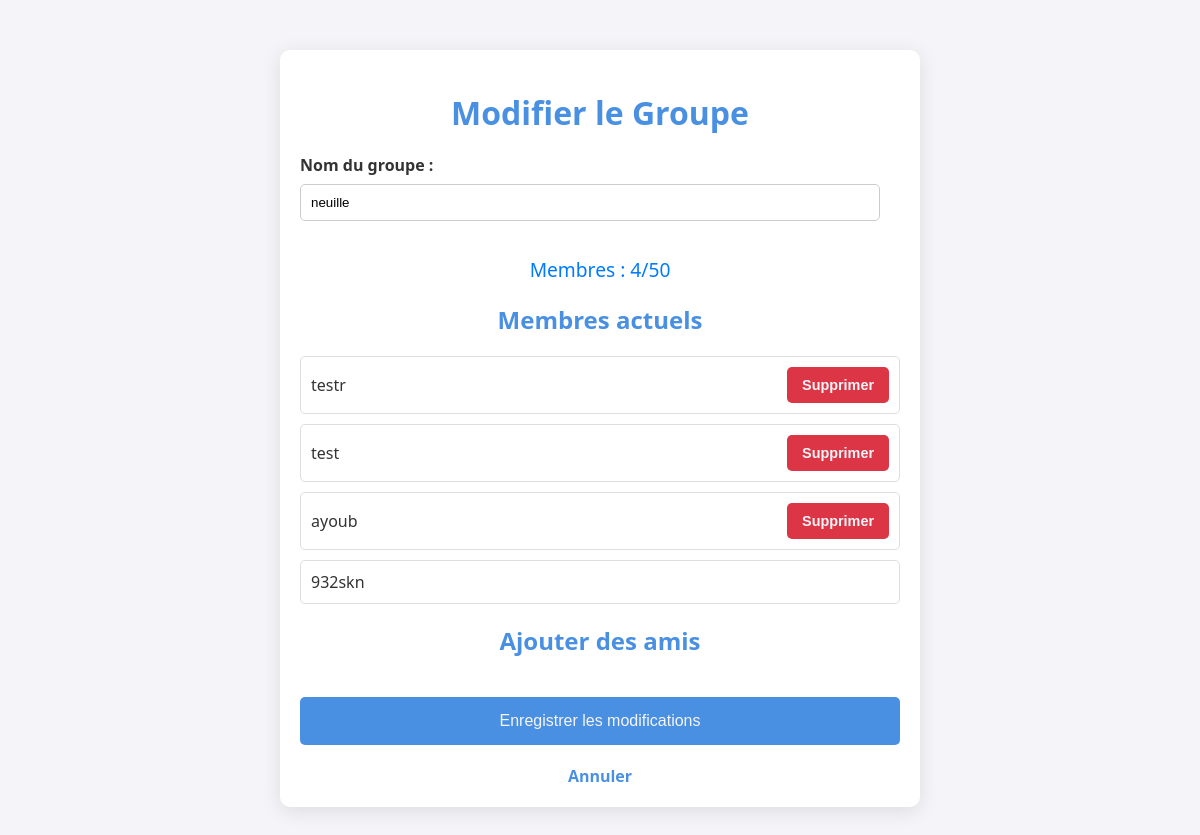
/group/5/edit (signed in), run on the app's committed database.
### models.py (models this page shows)
class Group(db.Model):
    id = db.Column(db.Integer, primary_key=True)
    name = db.Column(db.String(100), nullable=False)
    admin_id = db.Column(db.Integer, db.ForeignKey('user.id'), nullable=False)
    admin = db.relationship('User', foreign_keys=[admin_id])

class User(UserMixin, db.Model):
    id = db.Column(db.Integer, primary_key=True)
    username = db.Column(db.String(150), unique=True, nullable=False)
    email = db.Column(db.String(150), unique=True, nullable=False)  # Nouveau champ
    phone_number = db.Column(db.String(20), unique=True, nullable=False)  # Nouveau champ
    password = db.Column(db.String(150), nullable=False)
    profile_picture = db.Column(db.String(200))
    bio = db.Column(db.Text)
    is_active = db.Column(db.Boolean, default=True)

### app.py (the view, shortened to what this page needs)
@app.route('/group/<int:group_id>/edit', methods=['GET', 'POST'])
@login_required
def edit_group(group_id):
    group = db.session.get(Group, group_id)
    if not group:
        return "Erreur : Groupe introuvable.", 404
    if group.admin_id != current_user.id:
        return "Erreur : Seul l'administrateur peut modifier ce groupe.", 403
    group_members = db.session.query(User).join(GroupMember).filter(GroupMember.group_id == group_id).all()
    group_member_ids = [member.id for member in group_members]
    friends = db.session.query(User).join(Friend, Friend.friend_id == User.id).filter(
        Friend.user_id == current_user.id,
        ~User.id.in_(group_member_ids)
    ).all()
    return render_template(
        'edit_group.html',
        group=group,
        group_members=group_members,
        friends=friends
    )

### app.py (called while the page is built)
@login_manager.user_loader
def load_user(user_id):
    return db.session.get(User, int(user_id))  # Correctif pour éviter LegacyAPIWarning

@app.context_processor
def inject_profile_picture():
    def get_profile_picture(user):
        if user.profile_picture and os.path.exists(user.profile_picture):
            return url_for('static', filename=f"photos_profil/{os.path.basename(user.profile_picture)}")
        return url_for('static', filename='icone-profil-avatar-par-defaut-image-utilisateur-medias-sociaux-icone-avatar-gris-silhouette-profil-vierge-illustration-vectorielle_561158-3467.avif')
    return dict(get_profile_picture=get_profile_picture)

### templates/edit_group.html (shortened to what this page needs)
<!DOCTYPE html>
<html lang="fr">
<head>
    <link rel="stylesheet" href="https://cdnjs.cloudflare.com/ajax/libs/font-awesome/5.15.4/css/all.min.css">
</head>
<body>
    <div class="container">
        <h1>Modifier le Groupe</h1>
        <form method="POST">
            <div class="section">
                <label for="group_name">Nom du groupe :</label>
                <input type="text" id="group_name" name="group_name" value="{{ group.name }}" required>
            </div>
            <p class="counter">Membres : {{ group_members|length }}/50</p>
            <div class="section">
                <h2>Membres actuels</h2>
                <div class="list">
                    {% for member in group_members %}
                        <div class="list-item">
                            <span>{{ member.username }}</span>
                            {% if member.id != group.admin_id %}
                                <button type="submit" name="remove_member" value="{{ member.id }}" class="remove-btn action-btn">Supprimer</button>
                            {% endif %}
                        </div>
                    {% endfor %}
                </div>
            </div>
            <div class="section">
                <h2>Ajouter des amis</h2>
            </div>
            <button type="submit" class="save-btn">Enregistrer les modifications</button>
        </form>
        <a href="{{ url_for('groups') }}">Annuler</a>
    </div>
</body>
</html>

### templates/edit_group.html (style rules this page uses)
:root { --primary-color: #4a90e2; --secondary-color: #007bff; --success-color: #28a745; --danger-color: #dc3545; --text-color-light: #f4f4f9; --text-color-dark: #333; --background-light: #fff; --background-dark: #444; }
body { font-family: 'Segoe UI', Tahoma, Geneva, Verdana, sans-serif; background-color: var(--text-color-light); margin: 0; padding: 0; color: var(--text-color-dark); transition: background-color 0.3s ease, color 0.3s ease; }
.container { max-width: 600px; margin: 50px auto; padding: 20px; background-color: var(--background-light); border-radius: 10px; box-shadow: 0 4px 20px rgba(0, 0, 0, 0.1); transition: background-color 0.3s ease; }
h1, h2 { text-align: center; color: var(--primary-color); margin-bottom: 20px; }
.section { margin-bottom: 20px; }
label { display: block; font-weight: bold; margin-bottom: 8px; }
input[type="text"] { width: calc(100% - 20px); padding: 10px; margin: 0 auto 15px; border: 1px solid #ccc; border-radius: 5px; box-sizing: border-box; transition: border-color 0.3s ease; }
.list { display: flex; flex-wrap: wrap; gap: 10px; }
.list-item { flex: 1 1 calc(50% - 10px); display: flex; align-items: center; padding: 10px; background-color: var(--background-light); border: 1px solid #ddd; border-radius: 5px; transition: background-color 0.3s ease; }
.list-item span { font-size: 1rem; }
button.action-btn { padding: 10px 15px; font-size: 0.9rem; font-weight: bold; border: none; border-radius: 5px; cursor: pointer; margin-left: auto; transition: background-color 0.3s ease; }
button.remove-btn { background-color: var(--danger-color); color: var(--text-color-light); }
button.save-btn { width: 100%; padding: 15px; font-size: 1rem; background-color: var(--primary-color); color: var(--text-color-light); border: none; border-radius: 5px; cursor: pointer; transition: background-color 0.3s ease; }
a { display: block; text-align: center; margin-top: 20px; text-decoration: none; color: var(--primary-color); font-weight: bold; transition: color 0.3s ease; }
.counter { text-align: center; font-size: 1.2rem; color: var(--secondary-color); margin-bottom: 20px; }

### data on the page
Group: group_name "neuille"
User: username "testr", {{ member.id }} 10 (drawn)
User: username "test", {{ member.id }} 1 (drawn)
User: username "ayoub", {{ member.id }} 5 (drawn)
User: username "932skn"

### other printed values
{{ group_members|length }} "4"
